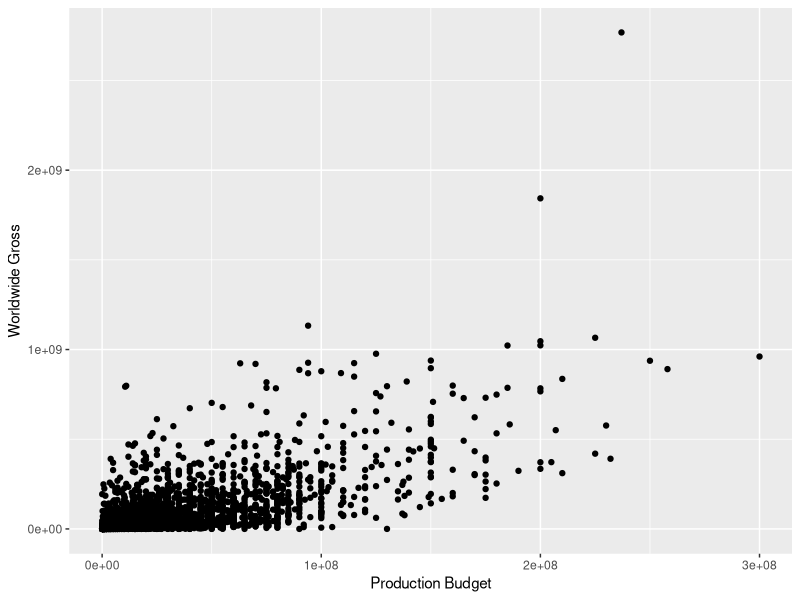

Source code (R):
library(readr)
library(ggplot2)
df <- read_csv("data/movies.csv")
ggplot(df) +
  geom_point(aes(x = `Production Budget`, y = `Worldwide Gross`))
